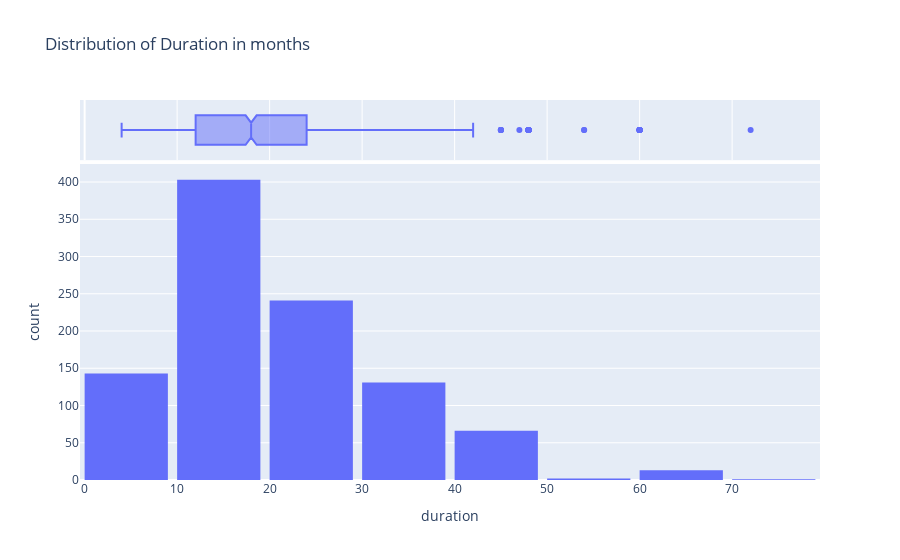

The notebook cell this image was saved under:
### Code cell
# Distribution of Duration
fig = px.histogram(df,
                   x = 'duration',
                   marginal = 'box',
                   nbins=13,
                   title='Distribution of Duration in months')
fig.update_layout(bargap=0.1)
fig.show()

### Figure 1 — Plotly figure (JSON) as saved in the notebook; plotly's stock layout.template omitted (floating-point values rounded to 4 significant figures; data arrays with more than 128 entries replaced by an {"elided": "..."} marker saying what was removed)
{"data": [{"bingroup": "x", "hovertemplate": "duration=%{x}<br>count=%{y}<extra></extra>", "legendgroup": "", "marker": {"color": "#636efa", "pattern": {"shape": ""}}, "name": "", "nbinsx": 13, "orientation": "v", "showlegend": false, "type": "histogram", "x": {"elided": "1000 int values"}, "xaxis": "x", "yaxis": "y"}, {"hovertemplate": "duration=%{x}<extra></extra>", "legendgroup": "", "marker": {"color": "#636efa"}, "name": "", "notched": true, "showlegend": false, "type": "box", "x": {"elided": "1000 int values"}, "xaxis": "x2", "yaxis": "y2"}], "layout": {"bargap": 0.1, "barmode": "relative", "legend": {"tracegroupgap": 0}, "title": {"text": "Distribution of Duration in months"}, "xaxis": {"anchor": "y", "domain": [0, 1], "title": {"text": "duration"}}, "xaxis2": {"anchor": "y2", "domain": [0, 1], "matches": "x", "showgrid": true, "showticklabels": false}, "yaxis": {"anchor": "x", "domain": [0, 0.8316], "title": {"text": "count"}}, "yaxis2": {"anchor": "x2", "domain": [0.8416, 1], "matches": "y2", "showgrid": false, "showline": false, "showticklabels": false, "ticks": ""}}}
